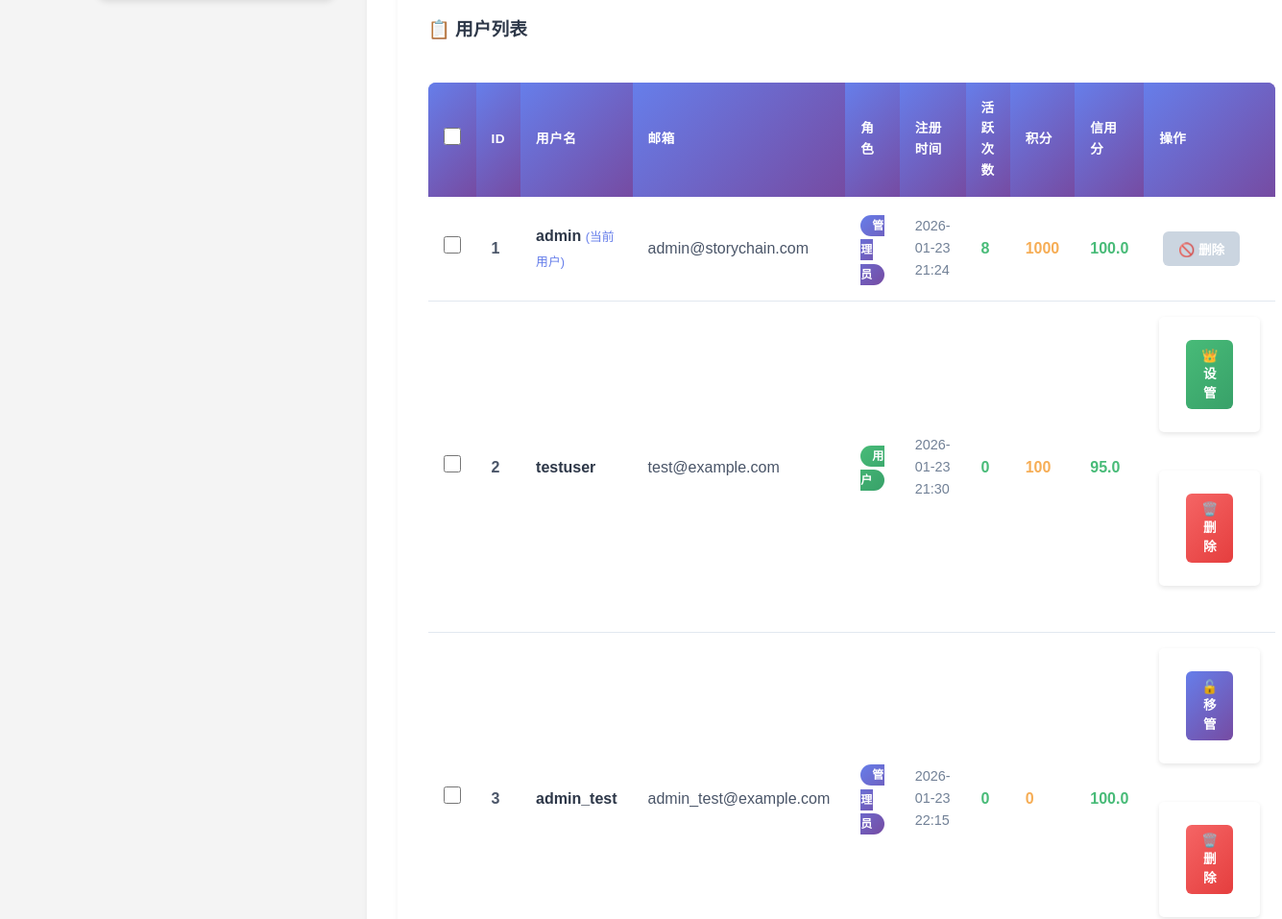
/admin/users (signed in, middle part), run on an earlier commit of the app's database.
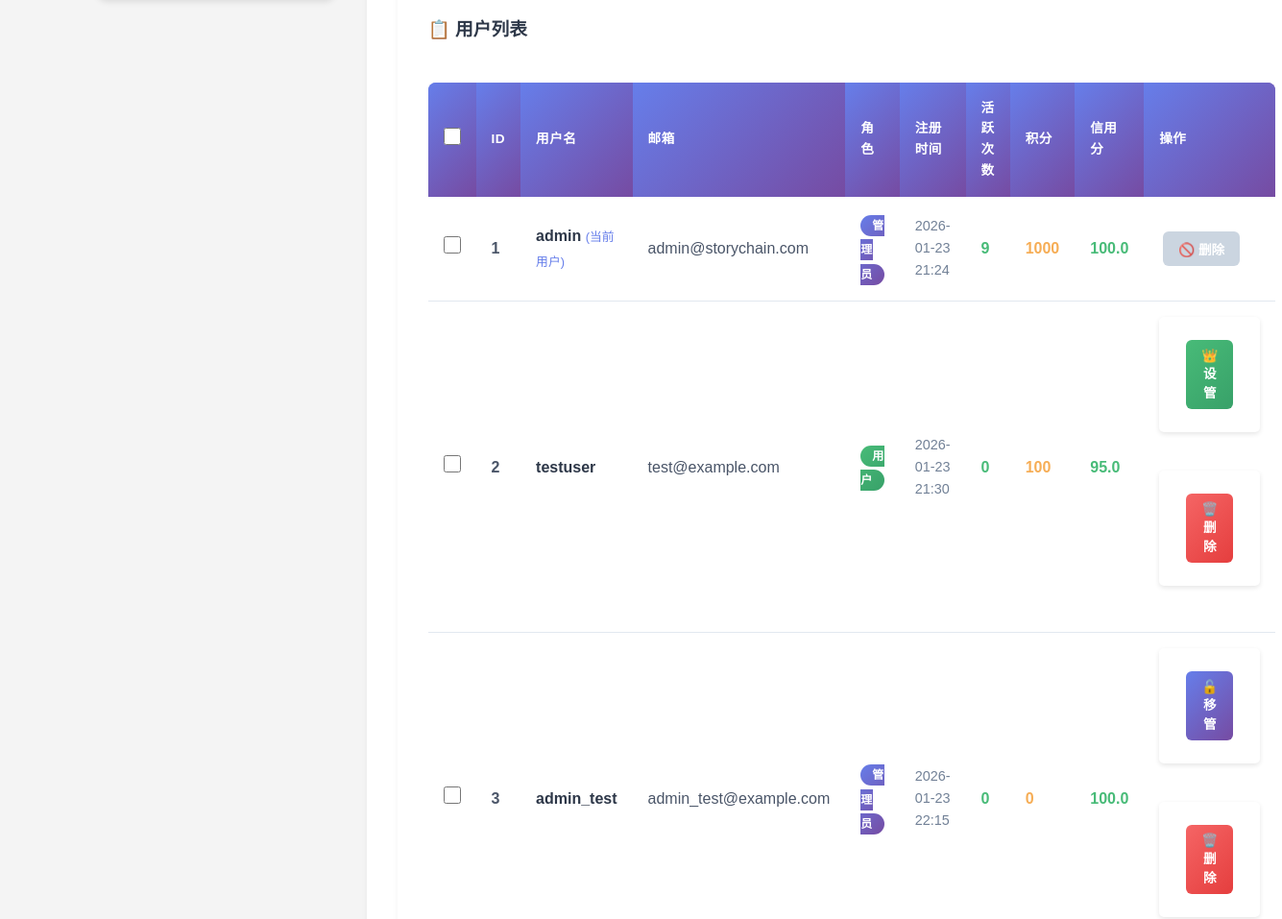
And on a later commit of the database.
### database.py (models this page shows)
class UserDB(Base):
    __tablename__ = "users"
    id = Column(Integer, primary_key=True, index=True)
    username = Column(String(50), unique=True, index=True, nullable=False)
    email = Column(String(100), unique=True, index=True, nullable=False)
    password_hash = Column(String(255), nullable=False)
    role = Column(String(20), default="user")
    registered_at = Column(DateTime, default=datetime.now)
    active_count = Column(Integer, default=0)
    points = Column(Integer, default=0)
    credit = Column(Float, default=100.0)
    stories = relationship("StoryDB", back_populates="author")
    chapters = relationship("StoryChapterDB", back_populates="author")
    chapter_comments = relationship("ChapterCommentDB", back_populates="author")
    discussions = relationship("DiscussionDB", back_populates="author")
    discussion_comments = relationship("DiscussionCommentDB", back_populates="author")

### routers/admin.py (the view)
@router.get("/admin/users", response_class=HTMLResponse)
async def admin_users(
    request: Request,
    db: Session = Depends(get_db),
    current_user: UserDB = Depends(require_admin)
):
    if not current_user:
        return RedirectResponse(url="/login", status_code=303)
    users = get_all_users(db)
    return templates.TemplateResponse(
        "admin_users.html",
        {
            "request": request,
            "current_user": current_user,
            "users": users
        }
    )

### templates/admin_users.html (shortened to what the changed rows need)
{% extends "admin_base.html" %}
{% block content %}
    {% if users %}
        <div style="background: white; padding: 2rem; border-radius: 12px; box-shadow: 0 4px 6px rgba(0, 0, 0, 0.05); margin-bottom: 2rem;">
            <div style="overflow-x: auto;">
                <table class="admin-table">
                    <thead>
                        <tr>
                            <th>ID</th>
                            <th>用户名</th>
                            <th>邮箱</th>
                            <th>角色</th>
                            <th>注册时间</th>
                            <th>活跃次数</th>
                            <th>积分</th>
                            <th>信用分</th>
                            <th>操作</th>
                        </tr>
                    </thead>
                    <tbody>
                        {% for user in users %}
                        <tr>
                            <td><strong>{{ user.id }}</strong></td>
                            <td>
                                <strong style="color: #2d3748;">{{ user.username }}</strong>
                                {% if user.username == current_user.username %}
                                    <span style="color: #667eea; font-size: 0.8rem;">(当前用户)</span>
                                {% endif %}
                            </td>
                            <td style="color: #4a5568;">{{ user.email }}</td>
                            <td>
                                <span class="role-badge role-{{ user.role }}">
                                    {{ "管理员" if user.role == "admin" else "用户" }}
                                </span>
                            </td>
                            <td style="color: #718096; font-size: 0.9rem;">
                                {{ user.registered_at.strftime('%Y-%m-%d %H:%M') }}
                            </td>
                            <td>
                                <span style="color: #48bb78; font-weight: 600;">{{ user.active_count }}</span>
                            </td>
                            <td>
                                <span style="color: #f6ad55; font-weight: 600;">{{ user.points }}</span>
                            </td>
                            <td>
                                <span style="color: {% if user.credit >= 80 %}#48bb78{% elif user.credit >= 60 %}#f6ad55{% else %}#f56565{% endif %}; font-weight: 600;">
                                    {{ "%.1f"|format(user.credit) }}
                                </span>
                            </td>
                            <td>
                                <div style="display: flex; gap: 0.5rem; flex-wrap: wrap;">
                                    {% if user.username != current_user.username %}
                                        <form action="/admin/delete/user/{{ user.id }}" method="post" style="display: inline;">
                                            <button type="submit" class="btn-admin btn-admin-danger"
                                                    onclick="return confirm('确定要删除用户 {{ user.username }} 吗？此操作不可恢复！')"
                                                    title="删除用户">
                                                🗑️ 删除
                                            </button>
                                        </form>
                                    {% else %}
                                        <button class="btn-admin" disabled title="不能删除当前用户" style="background: #cbd5e0; color: white;">
                                            🚫 删除
                                        </button>
                                    {% endif %}
                                </div>
                            </td>
                        </tr>
                        {% endfor %}
                    </tbody>
                </table>
            </div>
        </div>
    {% else %}
        <div style="background: white; padding: 3rem; border-radius: 12px; box-shadow: 0 4px 6px rgba(0, 0, 0, 0.05); text-align: center;">
            <div style="font-size: 4rem; margin-bottom: 1rem;">👥</div>
            <h3 style="color: #4a5568; margin-bottom: 1rem;">暂无用户</h3>
            <p style="color: #718096;">系统中还没有任何用户注册。</p>
        </div>
    {% endif %}
{% endblock %}

What changed in the data, as far as the page shows it:
changed UserDB "admin": active_count "8" → "9"
